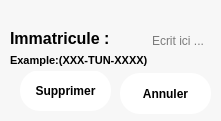
    <widget class="QGroupBox" name="groupBox_4">
     <property name="geometry">
      <rect>
       <x>720</x>
       <y>248</y>
       <width>221</width>
       <height>121</height>
      </rect>
     </property>
     <property name="styleSheet">
      <string notr="true">background-color:rgb(247,247,247);
border-radius:15px;
border-color:rgb(0,0,0);</string>
     </property>
     <property name="title">
      <string/>
     </property>
     <widget class="QLabel" name="label_30">
      <property name="geometry">
       <rect>
        <x>10</x>
        <y>30</y>
        <width>141</width>
        <height>16</height>
       </rect>
      </property>
      <property name="font">
       <font>
        <pointsize>12</pointsize>
        <weight>75</weight>
        <bold>true</bold>
       </font>
      </property>
      <property name="text">
       <string>Immatricule :</string>
      </property>
     </widget>
     <widget class="QLineEdit" name="lineEdit_11">
      <property name="geometry">
       <rect>
        <x>150</x>
        <y>30</y>
        <width>71</width>
        <height>22</height>
       </rect>
      </property>
      <property name="placeholderText">
       <string>Ecrit ici ...</string>
      </property>
     </widget>
     <widget class="QPushButton" name="pushButton_29">
      <property name="geometry">
       <rect>
        <x>120</x>
        <y>73</y>
        <width>91</width>
        <height>41</height>
       </rect>
      </property>
      <property name="font">
       <font>
        <pointsize>9</pointsize>
        <weight>75</weight>
        <bold>true</bold>
       </font>
      </property>
      <property name="styleSheet">
       <string notr="true">QPushButton{
border-radius:20px;
border:none;
background-color:rgb(255,255,255);
color:rgb(0,0,0,);
}
QPushButton:hover{
border:none;
background-color:rgb(0,0,0);
color:rgb(255,255,255);
}
</string>
      </property>
      <property name="text">
       <string>Annuler</string>
      </property>
     </widget>
     <widget class="QPushButton" name="pushButton_31">
      <property name="geometry">
       <rect>
        <x>20</x>
        <y>70</y>
        <width>91</width>
        <height>41</height>
       </rect>
      </property>
      <property name="font">
       <font>
        <pointsize>9</pointsize>
        <weight>75</weight>
        <bold>true</bold>
       </font>
      </property>
      <property name="styleSheet">
       <string notr="true">QPushButton{
border-radius:20px;
border:none;
background-color:rgb(255,255,255);
color:rgb(0,0,0,);
}
QPushButton:hover{
border:none;
background-color:rgb(0,0,0);
color:rgb(255,255,255);
}
</string>
      </property>
      <property name="text">
       <string>Supprimer</string>
      </property>
     </widget>
     <widget class="QLabel" name="label_40">
      <property name="geometry">
       <rect>
        <x>10</x>
        <y>50</y>
        <width>181</width>
        <height>21</height>
       </rect>
      </property>
      <property name="font">
       <font>
        <pointsize>8</pointsize>
        <weight>75</weight>
        <bold>true</bold>
       </font>
      </property>
      <property name="text">
       <string>Example:(XXX-TUN-XXXX)</string>
      </property>
     </widget>
    </widget>
